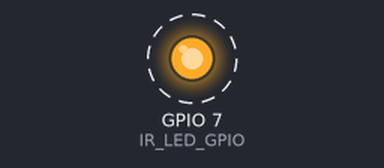
A sketch run on a simulated ESP32-C3. Shown: output pins drawn as LEDs (lit = HIGH). Dashed ring = blinking. What the sketch prints to the serial monitor is not drawn.

Above: at 1.5 s.
Timing chart, 0 to 5.6 s (numbered marks = the images above):
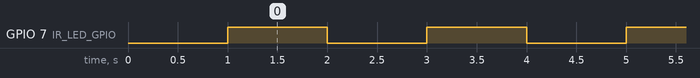

Measured:
- by itself, GPIO 7 (IR_LED_GPIO): alternates HIGH for 1.0 s and LOW for 1.0 s

The sketch:

PruebaLEDIR.ino
```cpp
// Prueba lenta del LED infrarrojo y del transistor.
// ESP32-C3 Super Mini: GPIO7 -> resistencia 1 kOhm -> base NPN.

const uint8_t IR_LED_GPIO = 7;

void setup() {
  pinMode(IR_LED_GPIO, OUTPUT);
  digitalWrite(IR_LED_GPIO, LOW);
  Serial.begin(115200);
  delay(1000);
  Serial.println("Prueba LED IR iniciada");
}

void loop() {
  digitalWrite(IR_LED_GPIO, HIGH);
  Serial.println("LED IR: ENCENDIDO");
  delay(1000);

  digitalWrite(IR_LED_GPIO, LOW);
  Serial.println("LED IR: APAGADO");
  delay(1000);
}
```
